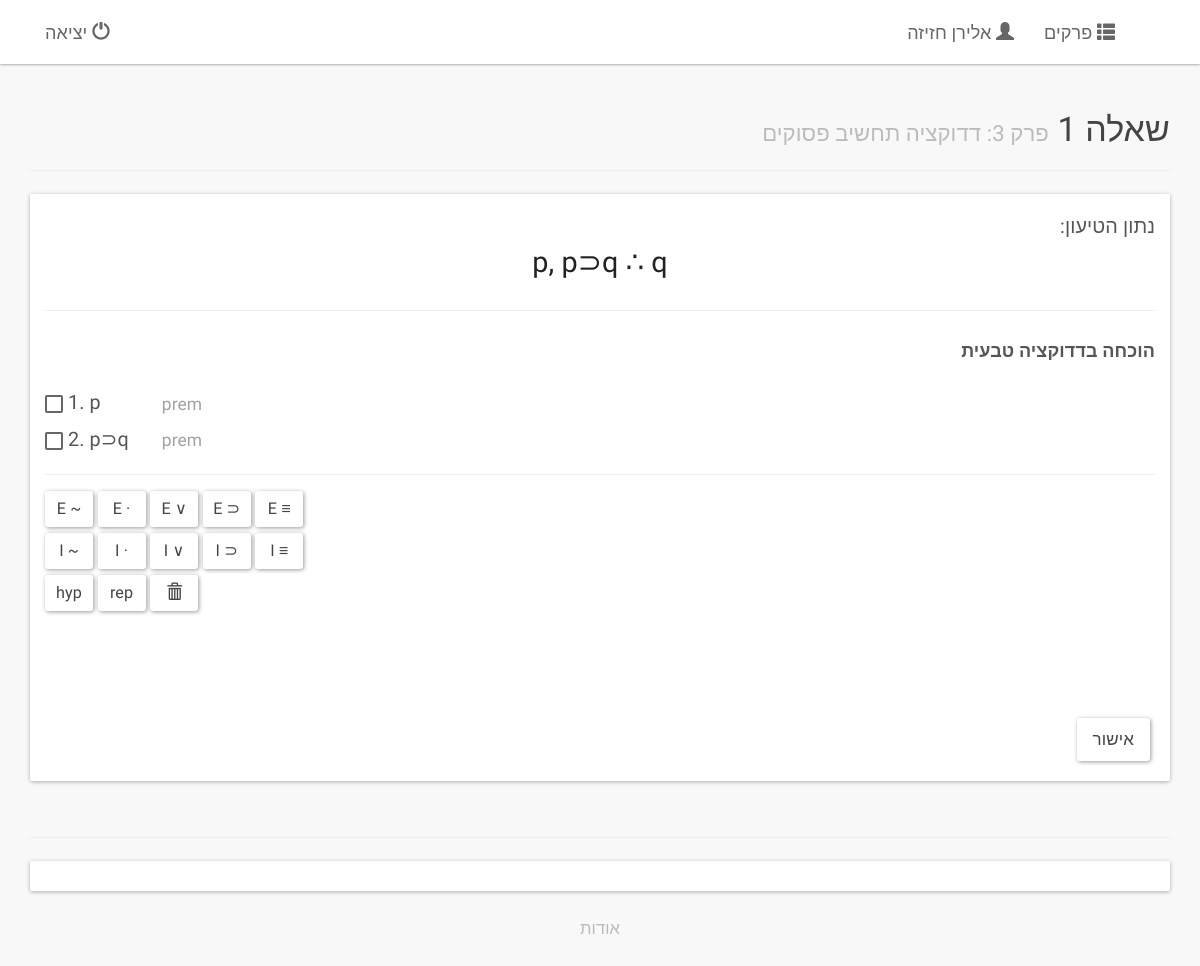
The app's page /frege/3/1/ (signed in) with its own data.
### logic/models.py (models this page shows, shortened)
class Chapter(models.Model):
    number = models.PositiveIntegerField(verbose_name='מספר', unique=True)
    title = models.CharField(verbose_name='כותרת', max_length=30)
    def num_questions(self):
        return Question._count(chapter__number=self.number)
    num_questions.short_description = 'מספר שאלות'
    def questions(self):
        return Question._filter(chapter__number=self.number)
    class Meta:
        verbose_name = 'פרק'
        verbose_name_plural = 'פרקים'
        ordering = ['number']

class FormalQuestion(Question):
    class Meta(Question.Meta):
        abstract = True

class DeductionQuestion(FormalQuestion):
    formula = models.CharField(verbose_name='טיעון', max_length=60)
    def display(self):
        return Argument(self.formula).display
    class Meta(FormalQuestion.Meta):
        verbose_name = 'שאלת דדוקציה'
        verbose_name_plural = 'שאלות דדוקציה'
        unique_together = ('chapter', 'formula')

### logic/views.py (the view, shortened to what this page needs)
# urls.py: url(r'^(?P<chnum>[0-9]+)/(?P<qnum>[0-9]+)/$', views.QuestionView.as_view(), name='question'),
class QuestionView(LoginRequiredMixin, generic.DetailView):
    template_name = 'logic/chapter.html'
    context_object_name = 'question'
    def __init__(self, *args, **kwargs):
        super(QuestionView, self).__init__(*args, **kwargs)
        self.context_handlers = {
            ChoiceQuestion: self._handle_choice_context,
            FormulationQuestion: self._handle_formulation_context,
            TruthTableQuestion: self._handle_truth_table_context,
            DeductionQuestion: self._handle_deduction_context,
        }
        self.post_handlers = {
            ChoiceQuestion: self._handle_choice_post,
            FormulationQuestion: self._handle_formulation_post,
            TruthTableQuestion: self._handle_truth_table_post,
            DeductionQuestion: self._handle_deduction_post,
        }
    def get_object(self):
        return get_question_or_404(chapter__number=self.kwargs['chnum'], number=self.kwargs['qnum'])
    def get_context_data(self, **kwargs):
        context = super(QuestionView, self).get_context_data(**kwargs)
        question = self.object
        context['chapter'] = question.chapter
        context['chap_questions'] = chapter_questions_user_data(question.chapter, self.request.user)
        submission = ChapterSubmission.objects.filter(chapter=question.chapter).first()
        if submission:
            context['complete'] = submission.is_complete()
            context['remaining'] = submission.max_attempts - submission.attempt
        answer = None
        user_answer = UserAnswer.objects.filter(user=self.request.user,chapter=question.chapter,question_number=question.number).first()
        if user_answer:
            answer = user_answer.answer
        context.update(
            self.context_handlers[type(question)](question, answer)
        )
        return context
    def _handle_deduction_context(self, question, answer):
        self.template_name = 'logic/deduction.html'
        argument = Argument(question.formula)
        context = {
            'argument': argument,
            'premises': argument.premises,
        }
        return context

### logic/formula.py (called while the page is built, shortened)
    def _strip(self, string):
        if not string:
            return string
        return string

    def _validate(self):
        if self.is_atomic:
            assert not self.sf1 and not self.sf2
            if len(self.literal) > 1:
                raise ValueError('%s is invalid; only 1 letter atoms are allowed' % self.literal)
            if len(self.literal) == 0:
                raise ValueError('empty formula')
            if not self.literal.isalpha():
                raise ValueError('%s must be a letter')
        else:
            assert len(self.literal) > 1
            assert self.sf1
            if self.con in BINARY_CONNECTIVES:
                assert self.sf2

    @property
    def is_atomic(self):
        return not self.con

    @property
    def is_binary(self):
        return self.con in BINARY_CONNECTIVES

    def __hash__(self):
        return hash(self.literal)

    def __unicode__(self):
        return self.literal

    def _uniqify(self, formulas):
        seen = set()
        return [f for f in formulas if not (f in seen or seen.add(f))]

    def __iter__(self):
        return iter(self.formulas)

    def __len__(self):
        return len(self.formulas)

    def _analyze(self, string):
        try:
            premises, conclusion = string.split(self.THEREFORE)
            self.conclusion = Formula(conclusion)
            if premises:
                self.premises = FormulaSet(string=premises)
                premises_literal = self.premises.literal
            else:
                self.premises = []
                premises_literal = ''
            self.literal = '%s%s%s' % (premises_literal, self.THEREFORE, self.conclusion.literal)
        except Exception, e:
            raise ValueError('illegal argument: %r' % string)

    @property
    def display(self):
        return self.literal.replace(FormulaSet.SEP,'%s ' % FormulaSet.SEP).replace(self.THEREFORE, ' %s ' % self.THEREFORE)

### logic/models.py (called while the page is built)
def _concrete_sub_classes(cls):
    subs = []
    for sub in cls.__subclasses__():
        if sub._meta.abstract:
            subs.extend(_concrete_sub_classes(sub))
        else:
            subs.append(sub)
    return subs

    @classmethod
    def _filter(cls, **kwargs):
        return cls._sub_func('filter', **kwargs)

    @classmethod
    def _get(cls, **kwargs):
        result = cls._filter(**kwargs)
        if not result:
            return None
        assert len(result) == 1
        return result[0]

### logic/templates/logic/deduction.html (shortened to what this page needs)
{% extends "logic/question_base.html" %}
{% load staticfiles %}
{% block question_text %}נתון הטיעון:<p class="text-center formal formal-dsp">{{question.display}}</p>{% endblock %}
{% block question_instruction %}הוכחה בדדוקציה טבעית{% endblock %}
{% block question_content %}
<div dir="ltr">
  <table id="deduction" class="" style="font-size: 110%;">
    <tbody>
    </tbody>
  </table>
  <div class="page-header" style="margin-top: 5px; margin-bottom: 10px;">
  </div>
  <div class="noselect">
    <button class="btn btn-default dd-btn" id="neg-e">E ~</button>
    <button class="btn btn-default dd-btn" id="con-e">E ·</button>
    <button class="btn btn-default dd-btn" id="dis-e">E ∨</button>
    <button class="btn btn-default dd-btn" id="imp-e">E ⊃</button>
    <button class="btn btn-default dd-btn" id="eqv-e">E ≡</button>
  </div>
  <div class="noselect">
    <button class="btn btn-default dd-btn" id="neg-i">I ~</button>
    <button class="btn btn-default dd-btn" id="con-i">I ·</button>
    <button class="btn btn-default dd-btn" id="dis-i">I ∨</button>
    <button class="btn btn-default dd-btn" id="imp-i">I ⊃</button>
    <button class="btn btn-default dd-btn" id="eqv-i">I ≡</button>
  </div>
  <div class="noselect">
    <button class="btn btn-default dd-btn" id="hyp">hyp</button>
    <button class="btn btn-default dd-btn" id="rep">rep</button>
    <button class="btn btn-default dd-btn" id="rem"><span class="glyphicon glyphicon-trash" style="margin-top: 6px;"></span></button>
  </div>
</div>
{% endblock question_content %}

### logic/templates/logic/chapter_base.html (shortened to what this page needs)
{% extends "logic/base.html" %}
{% block content %}
  <div class="container">
    <div id="topic" class="page-header noselect">
    <h3>{% block topic_header %}{% endblock %} <small>פרק {{ chapter.number }}: {{ chapter.title }}</small></h3>
    </div>
  {% block chapter_content %}
  {% endblock %}
  </div>
{% endblock content %}

### logic/templates/logic/base.html (shortened to what this page needs)
{% extends "logic/basic_base.html" %}
{% block body_content %}
    <nav class="navbar navbar-default navbar-fixed-top noselect" style="background-color: rgba(255,255,255,0.9);">
      <div class="container">
        <div id="navbar" class="navbar-collapse collapse">
          <ul class="nav navbar-nav pull-right">
            <li><a href="{% url 'logic:user'%}"><span class="glyphicon glyphicon-user"></span> {% firstof user.get_full_name user.get_username %}</a></li>
            <li><a href="{% url 'logic:index'%}"><span class="glyphicon glyphicon-th-list"></span> פרקים</a></li>
          </ul>
          <ul class="nav navbar-nav pull-left">
            <li><a href="{% url 'logout'%}"><span class="glyphicon glyphicon-off"></span> יציאה</a></li>
          </ul>
        </div>
      </div>
    </nav>
{% block content %}
{% endblock content %}
{% endblock body_content %}

### records on screen
Chapter: number "3", title "דדוקציה תחשיב פסוקים"
DeductionQuestion: display "p, p⊃q ∴ q"
